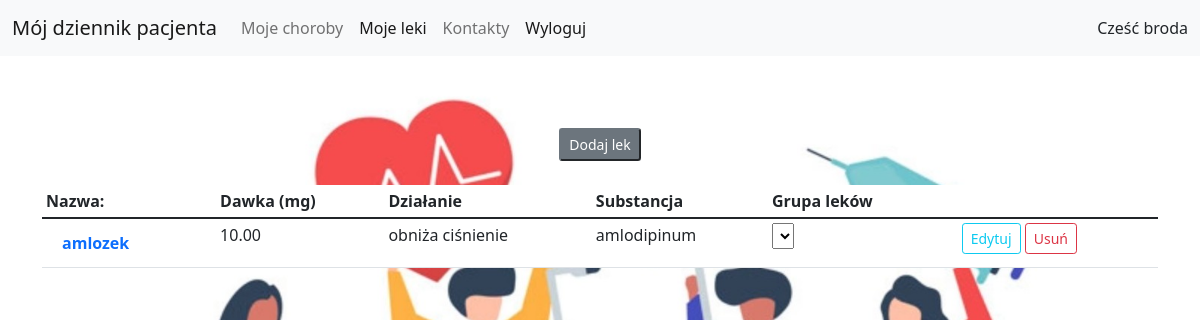
Page /drugs/ (signed in) on the committed database.
### accounts/models.py (models this page shows)
class CustomUser(AbstractUser):
    def __str__(self):
        return self.username

### patientdiary/models.py (models this page shows, shortened)
class Drugs(models.Model):
    name = models.CharField(max_length=30)
    leaflet = models.TextField()
    dosage = models.DecimalField(max_digits=10, decimal_places=2)
    action = models.CharField(max_length=128)
    substances = models.ManyToManyField(Substance)
    groups = models.ForeignKey('Group', on_delete=models.CASCADE)

class Substance(models.Model):
    name = models.CharField(unique=True, max_length=128)
    def __str__(self):
        return self.name

### patientdiary/views.py (the view)
# urls.py: path('drugs/', views.DrugsListView.as_view(), name='drugs_view'),
class DrugsListView(LoginRequiredMixin, ListView):
    model = Drugs
    template_name = 'drugs_view.html'
    def get_context_data(self, **kwargs):
        context = super().get_context_data(**kwargs)
        context['patient'] = Patient.objects.get(user=self.request.user)
        return context

### patientdiary/models.py (called while the page is built)
    def get_substance_alert(self):
        alerts = {}
        for drug in self.drug.all():
            for substance in drug.substances.all():
                if substance.name in alerts:
                    alerts[substance.name].append(drug.name)
                else:
                    alerts[substance.name] = [drug.name]
        return alerts

### accounts/templates/drugs_view.html (shortened to what this page needs)
{% extends "base.html" %}
{% block content %}
    <div class="container">
<br>
    <br>
    <br>
    <div class="container text-center">
         <a href="{% url 'drug_add_view' %}">
            <button type="button" class="btn-secondary btn-sm disabled" tabindex="-1" role="button" aria-disabled="true">Dodaj lek   </button></a>
    </div>
<br>
 <table class="table table-sm" >
  <thead>
    <tr>
      <th scope="col">Nazwa: </th>
      <th scope="col">Dawka (mg)</th>
      <th scope="col">Działanie</th>
      <th scope="col">Substancja</th>
      <th scope="col">Grupa leków</th>
      <th scope="col"></th>
    </tr>
  </thead>
  <tbody>
  {% for drug in drugs_list %}
    <tr>
      <th scope="row"><a class="nav-link active" href="{% url 'drug_detail_view' drug.pk %}">{{ drug.name}} </a> </th>
      <td>{{ drug.dosage}}</td>
      <td>{{ drug.action}}</td>
      <td>
          {% for drug in drug.substances.all %}
              {{ drug}}
          {% endfor %}
      </td>
      <td>
          <select name="drugs" value="Grupa leków" id="">
          </select>
      </td>
      <td>
      </td>
      <td><a href="{% url 'drug_update_view' drug.pk %}">
            <button type="button" class="btn btn-outline-info btn-sm">Edytuj</button></a>
        <a href="{% url 'drug_delete_view' drug.pk %}">
            <button type="button" class="btn btn-outline-danger btn-sm">Usuń</button></a>
      </td>
    </tr>
  {% endfor %}
  </tbody>
</table>
</div>
{% endblock %}

### accounts/templates/base.html (shortened to what this page needs)
{% load static %}
<!doctype html>
<html lang="en">
  <head>
    <link href="https://cdn.jsdelivr.net/npm/bootstrap@5.1.3/dist/css/bootstrap.min.css" rel="stylesheet">
     <link rel="stylesheet" type="text/css" href="{% static 'accounts/css/coment.css' %}">
  </head>
   <form method="post">
  <nav class="navbar navbar-expand-lg navbar-light bg-light">
  <div class="container-fluid">
  {% if user.is_authenticated %}
    <a class="navbar-brand" href="{% url 'patient_view' patient.pk %}">Mój dziennik pacjenta</a>
  {% endif %}
    <div class="collapse navbar-collapse" id="navbarNav">
      <ul class="navbar-nav">
          {% if user.is_authenticated %}
          <li class="nav-item">
          <a class="nav-link " aria-current="page" href="{% url 'diseases_view' %}">Moje choroby</a>
          </li>
        <li class="nav-item">
          <a class="nav-link active" href="{% url 'drugs_view' %}">Moje leki</a>
        </li>
        <li class="nav-item">
          <a class="nav-link " aria-current="page" href="{% url 'contacts' %}">Kontakty</a>
        </li>
        <li class="nav-item">
          <a class="nav-link active" href="{% url 'logout' %}">Wyloguj</a>
        </li>
        {% else %}
        <li class="nav-item">
            <a class="nav-link " href="{% url 'login' %}">Zaloguj</a>
        </li>
        <li class="nav-item">
          <a class="nav-link active" href="{% url 'signup' %}">Zarejestruj się</a>
          {% endif %}
      </ul>
    </div>
   {% if user.is_authenticated %}
      <div> Cześć {{ user }} </div>
  {% endif %}
  </div>
</nav>
   </form>
  <body id="bg" style="background-image: url('{% static "accounts/images/mainpage.jpg" %}');">
       {% block content %}
       {% endblock %}
  </body>
</html>

### accounts/static/accounts/css/coment.css (style rules this page uses)
#bg { background-repeat: no-repeat; background-size: 75%; background-position: center; background-attachment: fixed; }

### accounts/templates/drugs_view.html (style rules this page uses)
table { background-color: white; }

### rows in the picture
CustomUser: username "broda"
Drugs: name "amlozek", dosage "10.00", action "obniża ciśnienie"
Substance: name "amlodipinum"
